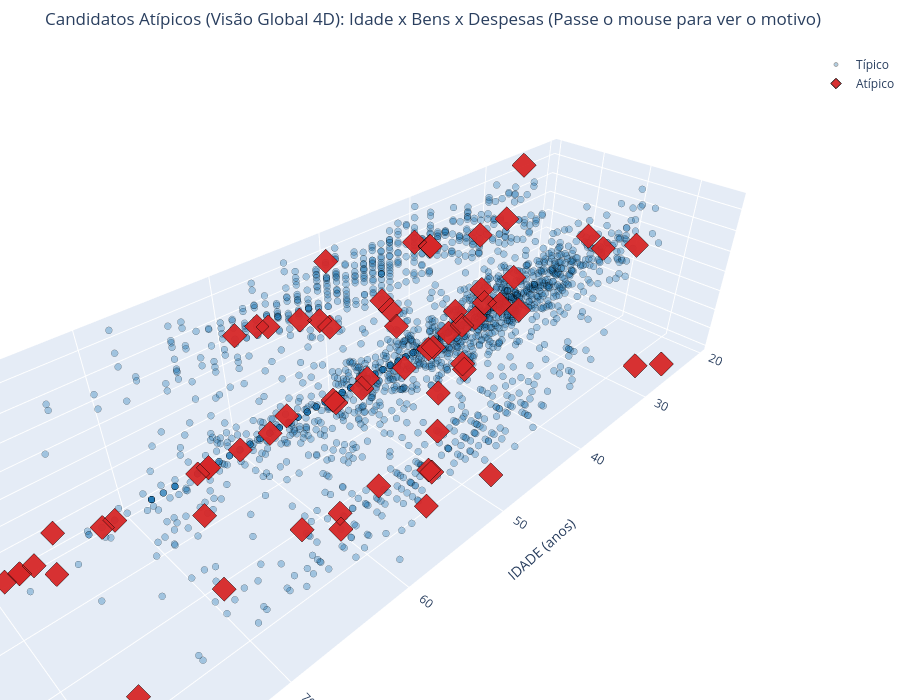

The cell this chart's notebook holds for it:
### Markdown cell above
### O mesmo recorte, em 3D — e a explicação dos pontos que parecem "no meio"

> [!IMPORTANT]
> **Por que alguns pontos atípicos parecem estar misturados "no meio" da nuvem 3D?**  
> O modelo Isolation Forest operou simultaneamente em **4 dimensões** (`IDADE`, `ANOS_ESTUDO`, `Total_Bens_Log`, `Total_Despesas_Contratadas_Log`). No entanto, o gráfico 3D abaixo plota apenas 3 eixos espaciais (`IDADE`, `Total_Bens_Log` e `Total_Despesas_Contratadas_Log`).
>
> A **4ª dimensão (`ANOS_ESTUDO` / Escolaridade)** não possui um eixo geométrico no espaço 3D!  
> Como consequência, candidatos como **Tiririca (CE)**, **Ubirajara É Show Papai (CE)** e **Ditinho Avivip (BA)** possuem patrimônio, idade e despesas perfeitamente compatíveis com os demais candidatos, mas têm **apenas 1 a 4 anos de estudo (Lê e Escreve ou Fundamental Incompleto)** num ecossistema onde a imensa maioria possui Ensino Superior ($z = -4$ e $-5$). No gráfico 3D, eles são projetados no meio da nuvem, mas no espaço 4D real estão totalmente isolados no chão da escolaridade!
>
> 👉 **Passe o mouse sobre os pontos vermelhos:** o tooltip diagnóstico exibe o campo **"🚨 Motivo do Isolamento"**, informando exatamente qual variável causou a atipicidade do candidato!

### Code cell
cores_iso = {'Típico': '#1f77b4', 'Atípico': '#d62728'}

fig3d = go.Figure()
for status, cor in cores_iso.items():
    sub = df_cluster[df_cluster['anomalia_global'] == status]
    
    customdata = np.stack((
        sub['NM_URNA_CANDIDATO'],
        sub['SG_UF'],
        sub['cluster'],
        sub['anomalia_global'],
        sub['score_global'],
        sub['motivo_global'],
        sub['DS_GRAU_INSTRUCAO'],
        sub['ANOS_ESTUDO'],
        sub['Total_Bens'].map(lambda x: f"R$ {x:,.0f}".replace(',', 'X').replace('.', ',').replace('X', '.')),
        sub['Total_Despesas_Contratadas'].map(lambda x: f"R$ {x:,.0f}".replace(',', 'X').replace('.', ',').replace('X', '.'))
    ), axis=-1)

    fig3d.add_trace(go.Scatter3d(
        x=sub['IDADE'], y=sub['Total_Bens_Log'], z=sub['Total_Despesas_Contratadas_Log'],
        mode='markers', name=status,
        customdata=customdata,
        marker=dict(
            size=4 if status == 'Típico' else 8,
            color=cor,
            symbol='circle' if status == 'Típico' else 'diamond',
            opacity=0.35 if status == 'Típico' else 0.95,
            line=dict(width=1, color='black'),
        ),
        hovertemplate=(
            '<b>%{customdata[0]} (%{customdata[1]}) — %{customdata[2]}</b><br>' +
            '<b>Status:</b> %{customdata[3]} (Score: %{customdata[4]:.3f})<br>' +
            '<b>🚨 Motivo do Isolamento:</b> %{customdata[5]}<br>' +
            '----------------------------------------<br>' +
            '<b>Idade:</b> %{x} anos<br>' +
            '<b>Escolaridade:</b> %{customdata[6]} (%{customdata[7]} anos)<br>' +
            '<b>Bens Declarados:</b> %{customdata[8]}<br>' +
            '<b>Despesas Contratadas:</b> %{customdata[9]}<extra></extra>'
        )
    ))

fig3d.update_layout(
    scene=dict(
        xaxis_title='IDADE (anos)',
        yaxis_title='Total_Bens_Log',
        zaxis_title='Total_Despesas_Contratadas_Log'
    ),
    title=f'Candidatos Atípicos (Visão Global 4D): Idade x Bens x Despesas (Passe o mouse para ver o motivo)',
    height=700, margin=dict(l=0, r=0, b=0, t=50),
)
fig3d.show()

# Salvar versão interativa em HTML
fig3d.write_html('images/notebook4/04_grafico_3d_anomalias_global.html')
print("🌐 Gráfico 3D interativo salvo em: images/notebook4/04_grafico_3d_anomalias_global.html")

# ── Versão Estática 3D em Matplotlib para Slides de Apresentação ──────────────
fig_3d_mpl = plt.figure(figsize=(12, 8))
ax_3d = fig_3d_mpl.add_subplot(111, projection='3d')
tipicos = df_cluster[df_cluster['anomalia_global'] == 'Típico']
atipicos = df_cluster[df_cluster['anomalia_global'] == 'Atípico']

ax_3d.scatter(tipicos['IDADE'], tipicos['Total_Bens_Log'], tipicos['Total_Despesas_Contratadas_Log'],
             c='#2b6cb0', alpha=0.25, s=25, label=f'Típico (n={len(tipicos)})')
ax_3d.scatter(atipicos['IDADE'], atipicos['Total_Bens_Log'], atipicos['Total_Despesas_Contratadas_Log'],
             c='#e53e3e', marker='^', alpha=0.95, s=75, edgecolors='black', label=f'Atípico (n={len(atipicos)})')

# Destaque com rótulos para os casos mais discrepantes
destaques = atipicos.sort_values('score_global').head(6)
for _, r in destaques.iterrows():
    ax_3d.text(r['IDADE'], r['Total_Bens_Log'], r['Total_Despesas_Contratadas_Log'],
               f" {r['NM_URNA_CANDIDATO']}", fontsize=8, fontweight='bold', color='#742a2a')

ax_3d.set_xlabel('Idade (anos)', fontweight='bold', labelpad=10)
ax_3d.set_ylabel('Total_Bens_Log', fontweight='bold', labelpad=10)
ax_3d.set_zlabel('Total_Despesas_Log', fontweight='bold', labelpad=10)
ax_3d.set_title('Detecção de Anomalias 3D — Idade x Bens x Despesas (Isolation Forest 3%)\n[Nota: A 4ª dimensão é a Escolaridade]', fontsize=12, fontweight='bold')
ax_3d.legend(loc='upper right')
ax_3d.view_init(elev=22, azim=135)
plt.tight_layout()
plt.savefig('images/notebook4/04_grafico_3d_anomalias_matplotlib.png', dpi=300, bbox_inches='tight')
plt.show()
print("📸 Versão estática salva em: images/notebook4/04_grafico_3d_anomalias_matplotlib.png")

### Figure 1 — Plotly figure (JSON) as saved in the notebook; plotly's stock layout.template omitted (floating-point values rounded to 4 significant figures; data arrays with more than 128 entries replaced by an {"elided": "..."} marker saying what was removed)
{"data": [{"customdata": {"elided": "2123x10 mixed values"}, "hovertemplate": "<b>%{customdata[0]} (%{customdata[1]}) — %{customdata[2]}</b><br><b>Status:</b> %{customdata[3]} (Score: %{customdata[4]:.3f})<br><b>🚨 Motivo do Isolamento:</b> %{customdata[5]}<br>----------------------------------------<br><b>Idade:</b> %{x} anos<br><b>Escolaridade:</b> %{customdata[6]} (%{customdata[7]} anos)<br><b>Bens Declarados:</b> %{customdata[8]}<br><b>Despesas Contratadas:</b> %{customdata[9]}<extra></extra>", "marker": {"color": "#1f77b4", "line": {"color": "black", "width": 1}, "opacity": 0.35, "size": 4, "symbol": "circle"}, "mode": "markers", "name": "Típico", "type": "scatter3d", "x": {"elided": "2123 int values"}, "y": {"elided": "2123 float values"}, "z": {"elided": "2123 float values"}}, {"customdata": {"elided": "66x10 mixed values"}, "hovertemplate": "<b>%{customdata[0]} (%{customdata[1]}) — %{customdata[2]}</b><br><b>Status:</b> %{customdata[3]} (Score: %{customdata[4]:.3f})<br><b>🚨 Motivo do Isolamento:</b> %{customdata[5]}<br>----------------------------------------<br><b>Idade:</b> %{x} anos<br><b>Escolaridade:</b> %{customdata[6]} (%{customdata[7]} anos)<br><b>Bens Declarados:</b> %{customdata[8]}<br><b>Despesas Contratadas:</b> %{customdata[9]}<extra></extra>", "marker": {"color": "#d62728", "line": {"color": "black", "width": 1}, "opacity": 0.95, "size": 8, "symbol": "diamond"}, "mode": "markers", "name": "Atípico", "type": "scatter3d", "x": [59, 27, 64, 55, 47, 55, 72, 46, 59, 38, 78, 57, 70, 61, 28, 47, 54, 63, 62, 56, 48, 77, 27, 51, 53, 63, 50, 43, 60, 71, 31, 46, 52, 78, 78, 40, 59, 38, 50, 25, 47, 42, 56, 62, 57, 60, 77, 35, 57, 79, 25, 33, 51, 51, 53, 27, 31, 44, 26, 48, 50, 79, 49, 45, 28, 69], "y": [11.0, 16.12, 0.0, 16.65, 16.51, 10.92, 0.0, 12.78, 11.29, 0.0, 0.0, 0.0, 12.21, 13.5, 9.798, 9.616, 14.97, 0.0, 9.904, 14.6, 16.17, 0.0, 0.0, 12.71, 13.88, 0.0, 0.0, 0.0, 0.0, 0.0, 0.0, 0.0, 9.862, 12.42, 0.0, 0.0, 0.0, 0.0, 11.59, 17.69, 11.9, 12.26, 0.0, 10.31, 0.0, 12.24, 13.82, 0.0, 11.62, 14.97, 0.0, 0.0, 0.0, 12.37, 0.0, 0.0, 0.0, 0.0, 13.48, 12.92, 0.0, 0.0, 12.65, 11.68, 11.43, 10.82], "z": [0.0, 0.0, 0.0, 11.82, 14.5, 0.0, 0.0, 13.15, 10.33, 10.43, 0.0, 10.37, 8.517, 12.78, 11.36, 0.0, 0.0, 0.0, 10.12, 13.25, 0.0, 0.0, 0.0, 0.0, 12.93, 0.0, 7.245, 5.969, 0.0, 0.0, 0.0, 0.0, 12.51, 13.22, 0.0, 11.51, 10.43, 10.46, 10.63, 0.0, 7.893, 13.49, 9.893, 0.0, 0.0, 0.0, 0.0, 0.0, 10.61, 13.16, 14.47, 0.0, 8.294, 0.0, 9.209, 9.599, 9.21, 7.314, 11.06, 8.372, 13.27, 0.0, 13.63, 13.39, 10.73, 0.0]}], "layout": {"height": 700, "margin": {"b": 0, "l": 0, "r": 0, "t": 50}, "scene": {"xaxis": {"title": {"text": "IDADE (anos)"}}, "yaxis": {"title": {"text": "Total_Bens_Log"}}, "zaxis": {"title": {"text": "Total_Despesas_Contratadas_Log"}}}, "title": {"text": "Candidatos Atípicos (Visão Global 4D): Idade x Bens x Despesas (Passe o mouse para ver o motivo)"}}}
